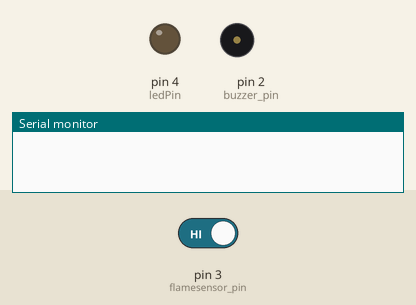
Bench run of a sketch on a simulated Arduino Uno, built with avr-gcc and run on an emulated ATmega328P. On the bench: output pins drawn as LEDs (lit = HIGH), buzzer (waves = sounding, pin HIGH), the last lines printed to the serial monitor. Inputs (shaded band) come from the test bench; at power-on: pin 3 (flamesensor_pin) HIGH.

Above: at 1.2 s.
1.3 s: pin 3 (flamesensor_pin) driven LOW
At 1.9 s:
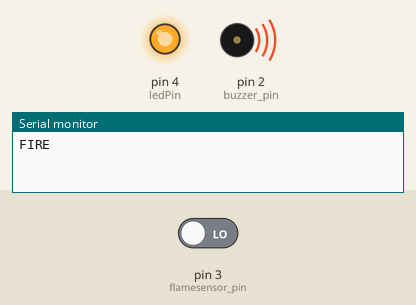
Timing chart, 0 to 4.3 s (numbered marks = the images above; inputs shaded):
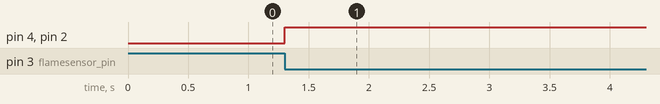

The sketch:

FireSensor.ino
```cpp
int flamesensor_pin = 3;
int buzzer_pin= 2;
int ledPin = 4;

void setup(){
  pinMode(flamesensor_pin, INPUT);
  pinMode(buzzer_pin, OUTPUT);
  pinMode(ledPin, OUTPUT);

  Serial.begin(9600);
}

void loop(){
  if(digitalRead(flamesensor_pin) ==00)
  {
    digitalWrite(buzzer_pin, HIGH);
    digitalWrite(ledPin, HIGH);
    Serial.println("FIRE");
    delay(5000);
  } else
  {
    digitalWrite(ledPin, LOW);
    digitalWrite(buzzer_pin, LOW);
  }
}
```

Measured:
- after the input at 1.3 s, pin 4 (ledPin), pin 2 (buzzer_pin): LOW → HIGH at once
